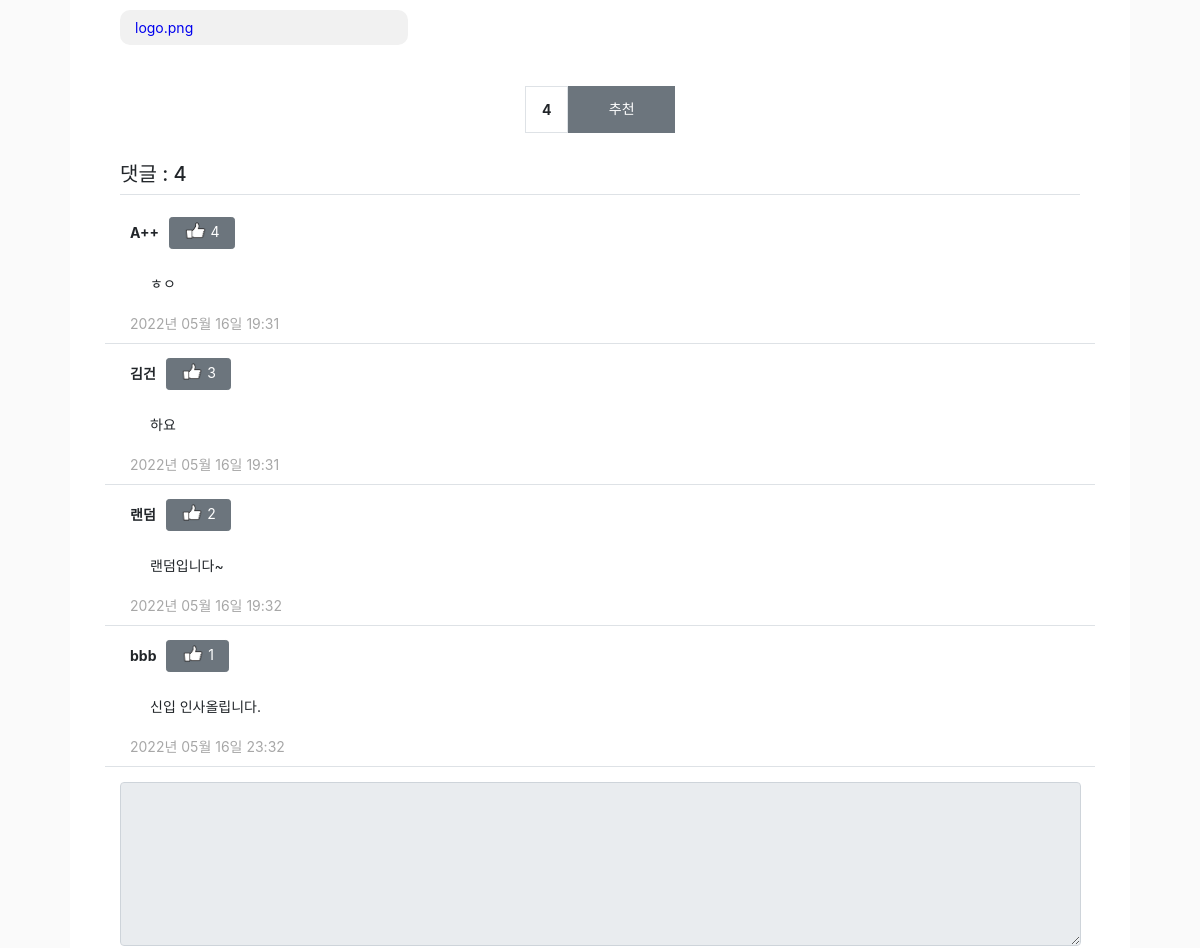
The page /notice/detail/1/ (middle part) on the database as committed earlier.
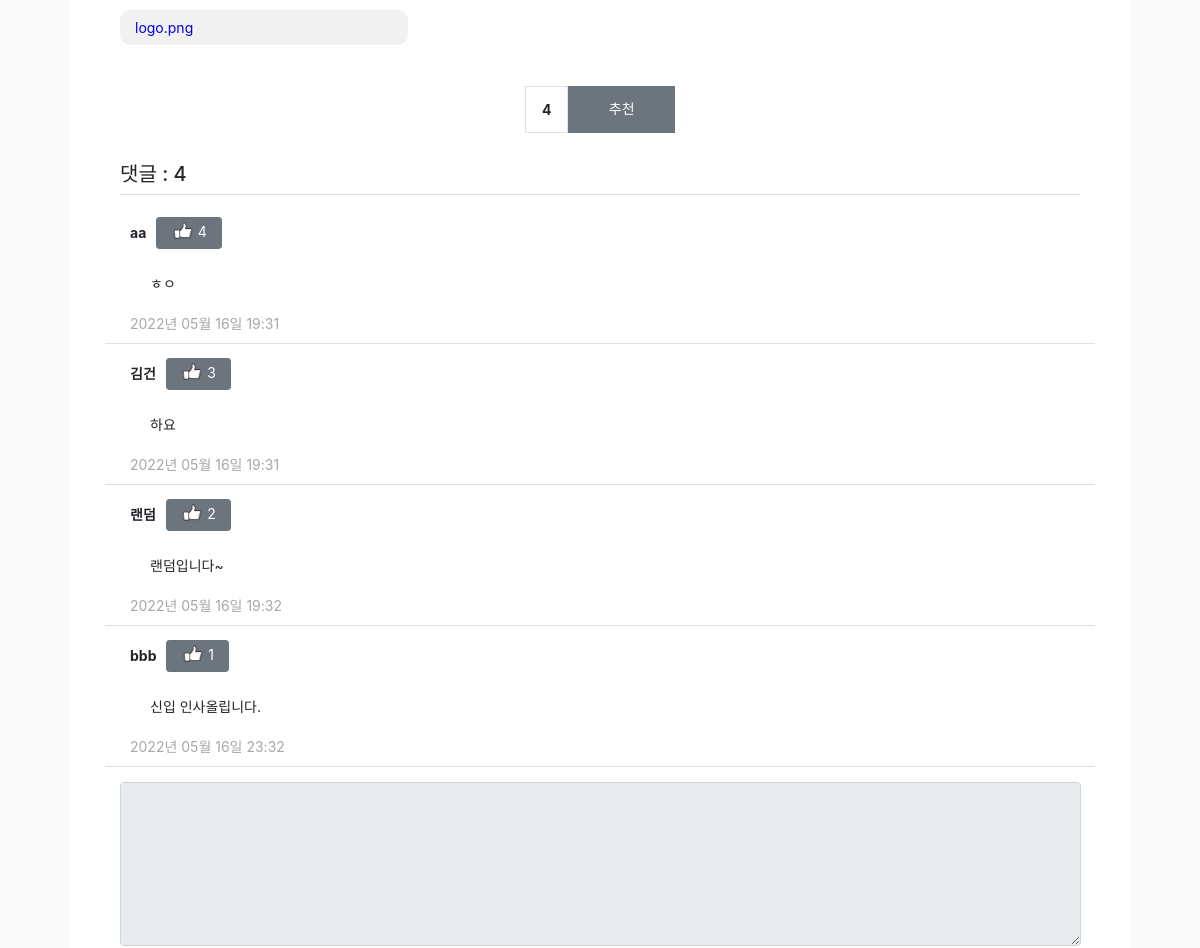
The same page on the database as committed later.
### pybo/models.py (models this page shows)
class Anotice(db.Model):
    id = db.Column(db.Integer, primary_key=True)
    notice_id = db.Column(db.Integer, db.ForeignKey('notice.id', ondelete='CASCADE'))
    notice = db.relationship('Notice', backref=db.backref('anotice_set'))
    content = db.Column(db.Text(), nullable=False)
    create_date = db.Column(db.DateTime(), nullable=False)
    user_id = db.Column(db.Integer, db.ForeignKey('user.id', ondelete='CASCADE'), nullable=False, server_default='1')
    user = db.relationship('User', backref=db.backref('anotice_set'))
    modify_date = db.Column(db.DateTime(), nullable=True)
    voter = db.relationship('User', secondary=anotice_voter, backref=db.backref('anotice_voter_set'))

class User(db.Model):
    id = db.Column(db.Integer, primary_key=True)
    username = db.Column(db.String(150), unique=True, nullable=False)
    password = db.Column(db.String(200), nullable=False)
    email = db.Column(db.String(120), unique=True, nullable=False)
    passwd_answer = db.Column(db.String(200), unique=True, nullable=False)
    location = db.Column(db.String(64), nullable=False)
    about_me = db.Column(db.Text(), nullable=False)
    create_date = db.Column(db.DateTime(), nullable=False)

### pybo/views/notice_views.py (the view)
@bp.route('/detail/<int:notice_id>/')
def detail(notice_id):
    form = AnoticeForm()
    notice = Notice.query.get_or_404(notice_id)
    return render_template('notice/notice_detail.html', notice=notice, form=form)

### pybo/forms.py
class AnoticeForm(FlaskForm):
    content = TextAreaField('내용', validators=[DataRequired('내용은 필수입력 항목입니다.')])

### pybo/filter.py (called while the page is built)
def format_datetime(value, fmt='%Y년 %m월 %d일 %H:%M'):
    return value.strftime(fmt)

### pybo/views/auth_views.py (called while the page is built)
@bp.before_app_request
def load_logged_in_user():
    user_id = session.get('user_id')
    if user_id is None:
        g.user = None
    else:
        g.user = User.query.get(user_id)

### pybo/templates/notice/notice_detail.html (shortened to what this page needs)
{% extends 'base.html' %}
{% block content %}
<div id="container my-3">
    <div id="contents" class="div-board create">
        <div class="container-warp list">
            <div class="row my-3">
                <div class="col-11">
                    <div class="card">
                        <div class="card-body">
                            <div class="card-text" style="white-space: pre-line;">{{ notice.content }}</div>
                        </div>
                    </div>
                    <div class="card-file">
                        <a href="/community/file_download/{{ notice.file }}}">
                            <div class="card-file-body">{{ notice.file }}</div>
                        </a>
                    </div>
                </div>
            </div>
            <div class="voter-box">
                <div class="bg-light text-center p-3 border font-weight-bolder mb-1">{{
                    notice.voter|length }}
                </div>
                <a data-uri="{{ url_for('vote.notice', notice_id=notice.id) }}"
                   class="recommend btn btn-sm btn-secondary btn-block my-1">추천</a>
            </div>
            <h5 class="border-bottom my-3 py-2">댓글 : {{ notice.anotice_set|length }}</h5>
            {% for anotice in notice.anotice_set %}
            <div class="border-bottom row my-33">
                <div class="col-11">
                    <div class="card my-3">
                        <div class="mb-2">
                            <div style="font-weight:bold">{{ anotice.user.username }}</div>
                            <div style="margin-left:10px">
                                <a id="goodButton" class="recommend btn btn-sm btn-secondary btn-block my-1"
                                   data-uri="{{ url_for('vote.anotice', anotice_id=anotice.id) }}">
                            <span class="voter-number">
                                <img src="/static/good.png" style="height:17px;padding-bottom:5px;"/>
                                {{ anotice.voter|length }}</span>
                                </a>
                            </div>
                        </div>
                        <div class="card-body">
                            <div class="card-text" style="white-space: pre-line;">{{ anotice.content }}</div>
                        </div>
                        <div style="color:#a7a7a7">{{ anotice.create_date|datetime }}</div>
                    </div>
                </div>
            </div>
            {% endfor %}
            <form action="{{ url_for('anotice.create', notice_id=notice.id) }}" method="post" class="my-3">
                <div class="form-group">
            <textarea {% if not g.user %} disabled {% endif %}
                      name="content" id="content" class="form-control" rows="10"></textarea>
                </div>
            </form>
        </div>
    </div>
</div>
{% endblock %}

Rows that differ between the two databases and show on the page:
changed through a linked row, Anotice "ㅎㅇ": user.username "A++" → "aa"
